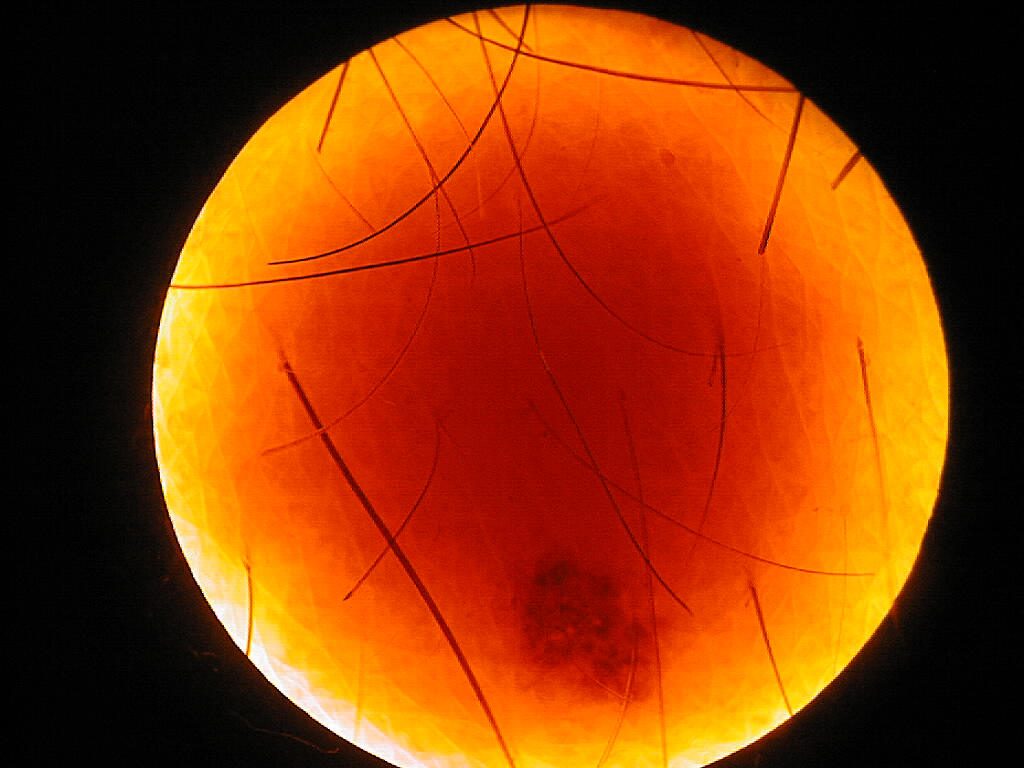
#> input picture first_assignment/data/skin.jpg, 1024 x 768 px
$ python q6.py
#> lines starting #> are read from the running program, lines starting #| are printed output that depends on the picture
import numpy as np
import matplotlib.pyplot as plt
from PIL import Image
from scipy import ndimage


# [41 lines left out: functions _find_the_previous_divisor, _left_right_cut_point, _block_mean, _block_center, _find_new_image_borders_for_down_sampling, not called in this run]


def item_a():
    # wrote _block_center function
    pass


# interpolation is better since all the pixels are having effect in the final image.
# [47 lines left out: functions item_b, item_c, not called in this run]


def _up_sample(ar, fact):
    final = []
    for row in ar:
        big_row = np.ones(shape=[row.shape[0], fact], dtype=row.dtype)
        ex_row = np.expand_dims(row, axis=-1)
        big_row = big_row * ex_row
        big_row_flat = big_row.reshape((row.shape[0] * fact), order='C')
        for _ in range(fact):
            final.append(big_row_flat)
    return np.stack(final)


# [4 lines left out: function item_d_pre, not called in this run]


# effect on the resolution? need to read
def item_d():
    img = np.array(Image.open('./data/skin.jpg').convert('L'))
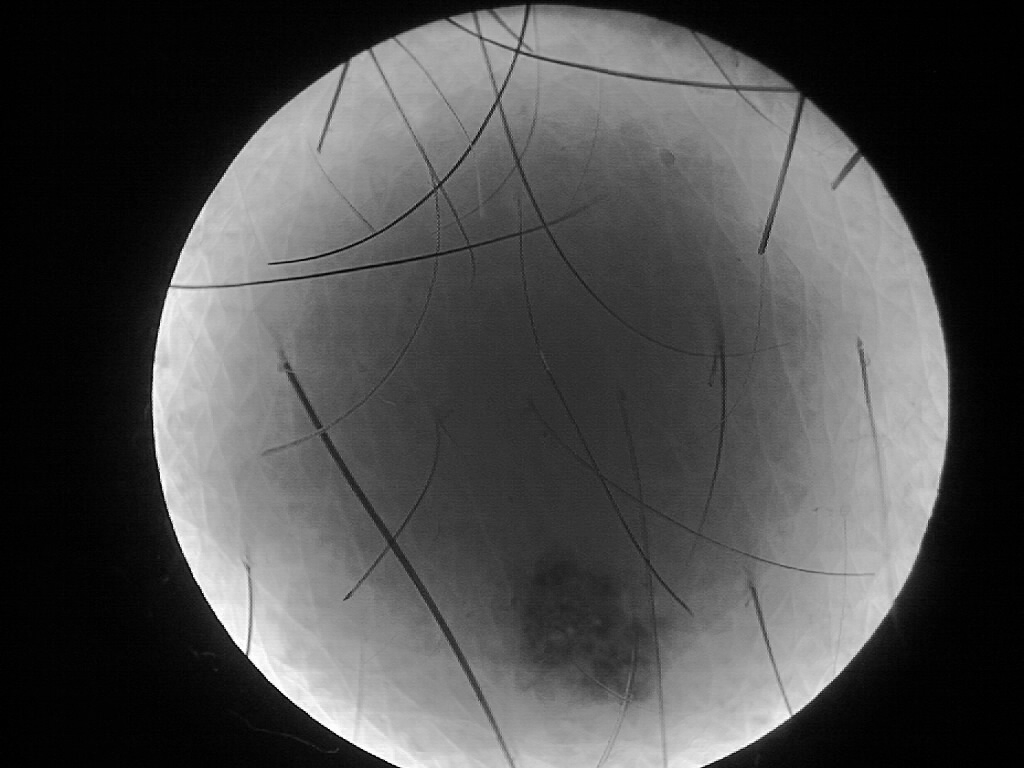
#> img: shape (768, 1024); min 0, max 255, mean 76
    for fact in [2, 3, 4, 5]:
        up = _up_sample(img, fact)
        plt.imshow(up, cmap='gray')
        plt.axis('off')
        plt.title(f'upsampled image by repeating {fact} times, new shape: {up.shape}')
        plt.show()


if __name__ == "__main__":
    # [4 lines of commented-out code are left out]
    item_d()
